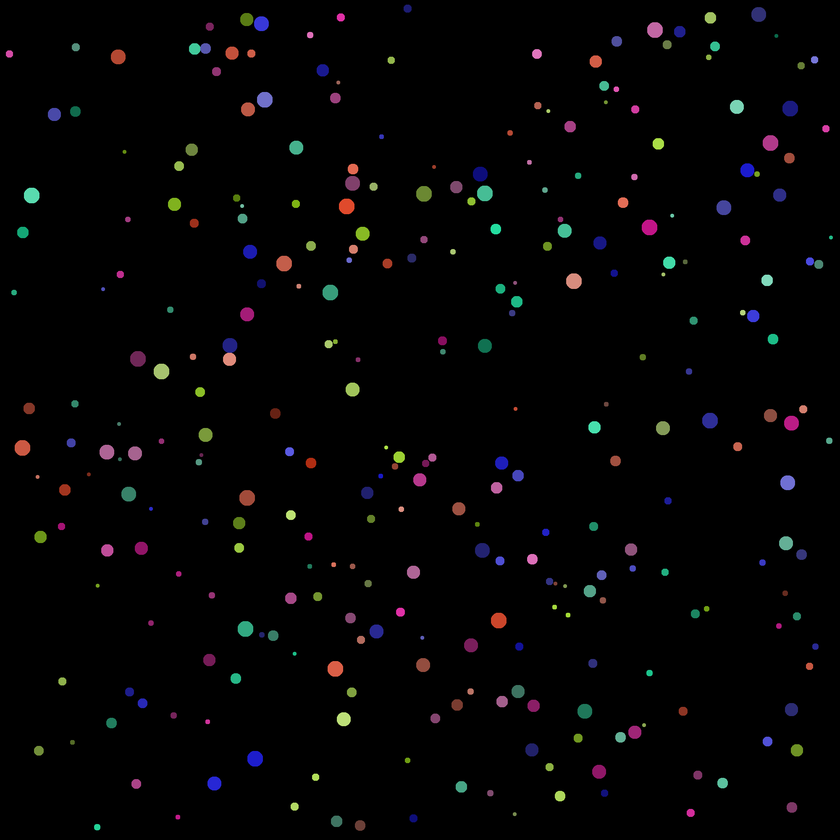
#> input picture balls_and_rects/balls.png, 840 x 840 px, shrunk from 2000 x 2000 before the run
$ python 25november.py
#> lines starting #> are read from the running program, lines starting #| are printed output that depends on the picture; after the words box and inside, x2 and y2 are one past the last pixel; in counts of white or black regions, pixels touching at a corner belong together
import numpy as np
import matplotlib.pyplot as plt
from skimage.morphology import binary_erosion
from skimage.measure import label, regionprops
from skimage.draw import disk
import cv2

image = plt.imread('balls.png')
#> image is the input picture: shape (840, 840, 3) float32; mean R, G, B 0.0163, 0.0144, 0.0162
print(image.shape)
#| (840, 840, 3)

hsv = cv2.cvtColor(image, cv2.COLOR_RGB2HSV)
#> hsv: shape (840, 840, 3) float32; mean H, S, V 9.6, 0, 0

#colors = np.unique(hsv[:, :, 0])
binary = image.mean(2) > 0
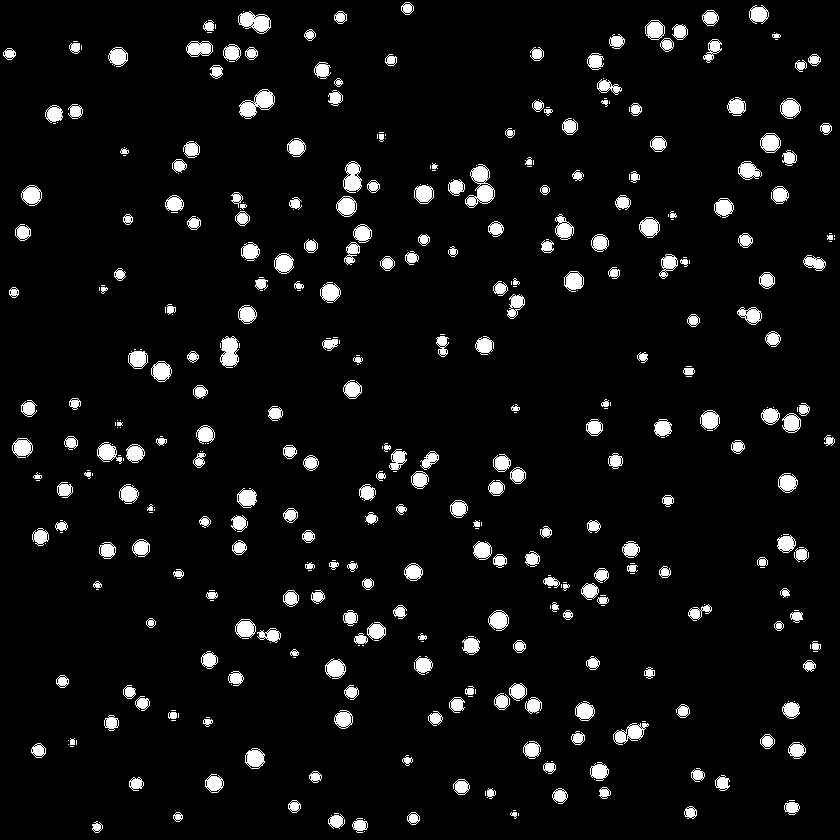
#> binary: shape (840, 840) bool; 5.8% white; 441 white regions (167 under 20 px)
labeled = label(binary)
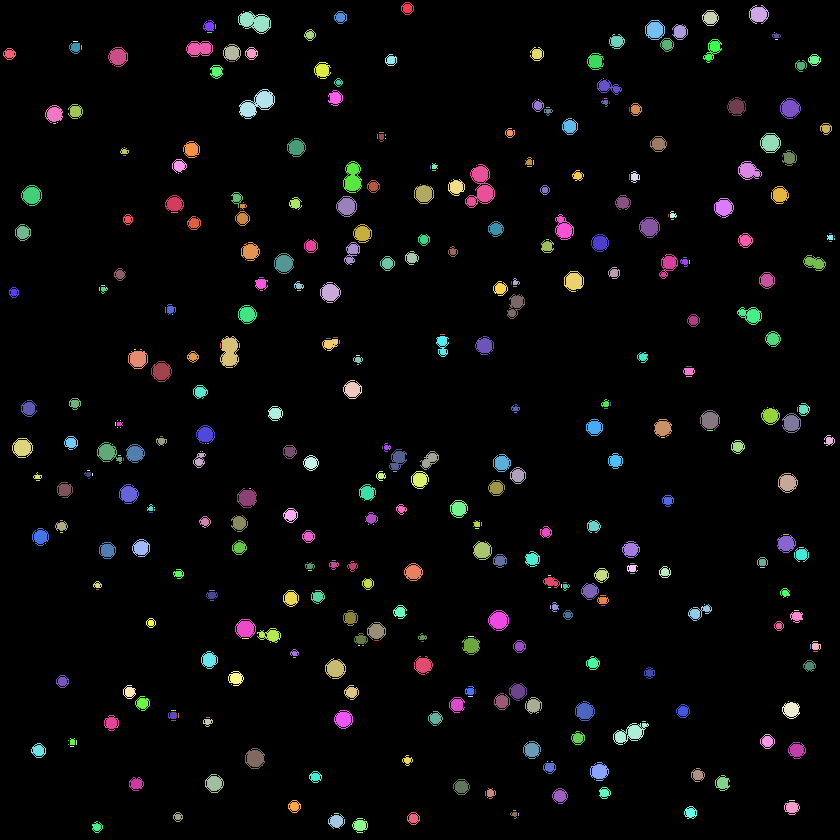
#> labeled: shape (840, 840) int32; 442 distinct labels, from 0 to 441; one colour per label, 0 black
# print("max(labeled) ", np.max(labeled))

regions = regionprops(labeled)
#> regions = 441 regions; largest, box (x1, y1, x2, y2) and area: (465, 164, 495, 208) 630, (239, 89, 275, 119) 526, (238, 11, 271, 34) 451, (220, 336, 239, 368) 434, (343, 161, 362, 193) 397
colors = []
h = hsv[:, :, 0]
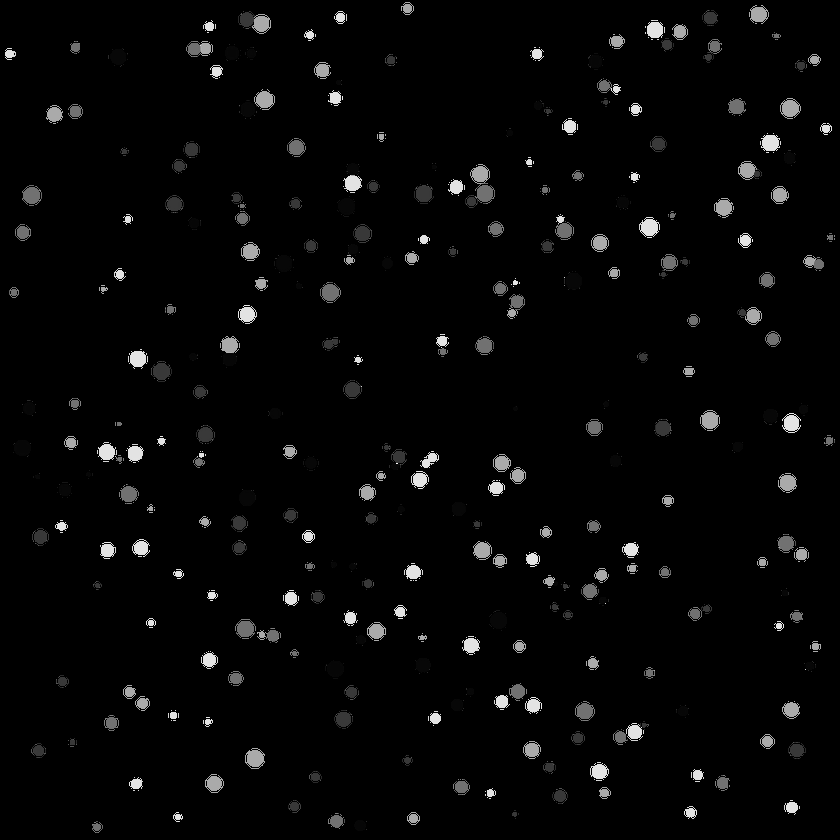
#> h: shape (840, 840) float32; min 0, max 358.7, mean 9.6; drawn with min black and max white
for region in regions:
    pixels = h[region.coords]
    r = h[region.bbox[0]:region.bbox[2], region.bbox[1]:region.bbox[3]]
    colors.extend(np.unique(r)[1:])
#> this loop made 441 passes
#> r on passes 4, 9, 12: [90], [300, 300, 300, 300, 300], [[300, 300, 0, 0, 0]]
#> after the loop, colors = 10068 values, max 358.7 at index 5764, min 5 at index 3438, mean 148
print("number of bulls ", len(colors))
#| number of bulls  10068

clusters = []
while colors:
    color1 = colors.pop(0)
    clusters.append([color1])
    for color2 in colors.copy():
        if abs(color1 - color2) < 5:
            clusters[-1].append(color2)
            colors.pop(colors.index(color2))
#> this loop made 33 passes
#> color1 on passes 1 to 12: 240, 60, 75, 80.19, 90, 120, 300, 318, 330, 310, 324, 150
#> after the loop, clusters = 33 items; colors = []

for cluster in clusters:
    print(len(cluster))
#> this loop made 33 passes
#> cluster on passes 10, 17, 18, 19, 20, 21, 26, 27, 28, 29, 30, 31: [310, 310, 312, 312, 312, 312, 312, 312, 312], [174.5, 173.1], [198.3, 200], [208.3, 208.4, 209.7, 210, 204, 210], [216.3, 220, 220], [246.3, 246.9, 251.1], [70], [144, 140, 140], [100, 100, 100], [255, 253.8, 254.8, 255.3, 255.6], [231.4, 231.4, 234.5, 234.6, 232], [340, 345]
#| 112
#| 156
#| 1153
#| 1085
#| 110
#| 120
#| 118
#| 2370
#> (further printed lines are left out)

# plt.plot(colors, "0")
# plt.imshow(h)
# plt.show()
